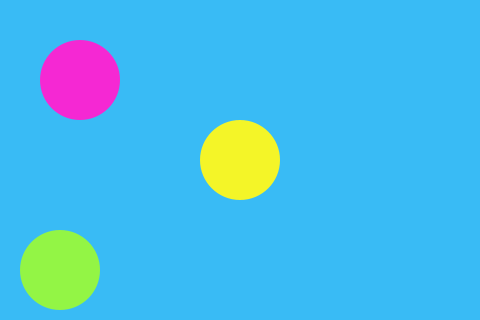
Frame 1 (no input)
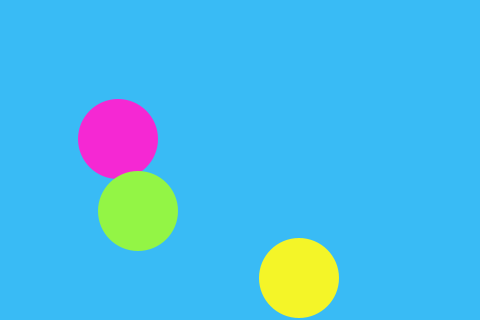
Frame 60 (the mouse pressed at the canvas centre just before this capture)
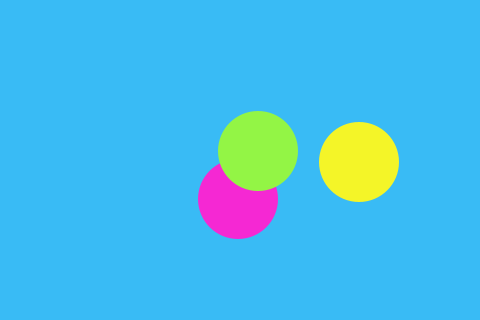
Frame 120 (the mouse held since frame 60 and released just before this capture)

The Processing sketch that drew these frames (run headless with seeded random() and noise(); from frame 60 on, the mouse is pressed at the canvas centre):

// Processing sketch: circulo2018
// ── circulo2018.pde
//variables
int posX=240;
int posY=160;
int velX=1;
int velY=2;

int posX2=80;
int posY2=80;
int velX2=-2;
int velY2=1;

int posX3=60;
int posY3=270;
int velX3=-2;
int velY3=-1;

void setup() {
  size(480,320);//tamaño ventana
}

void draw() {
  background(#39BBF5); //color de fondo
  
  //creamos y movemos círculo
  fill(#F4F528); //color de relleno
  noStroke(); //sin borde
  ellipse(posX,posY,80,80);
  posX=posX+velX;
  posY=posY+velY;
  if (posX>=440 || posX<=40) {velX=-velX;}
  if (posY>=280 || posY<=40) {velY=-velY;}
  
  //creamos y movemos círculo 2
  fill(#F528D3); //color de relleno
  noStroke(); //sin borde
  ellipse(posX2,posY2,80,80);
  posX2=posX2+velX2;
  posY2=posY2+velY2;
  if (posX2>=440 || posX2<=40) {velX2=-velX2;}
  if (posY2>=280 || posY2<=40) {velY2=-velY2;}
  
  //creamos y movemos círculo 3
  fill(#93F545); //color de relleno
  noStroke(); //sin borde
  ellipse(posX3,posY3,80,80);
  posX3=posX3+velX3;
  posY3=posY3+velY3;
  if (posX3>=440 || posX3<=40) {velX3=-velX3;}
  if (posY3>=280 || posY3<=40) {velY3=-velY3;}
}
